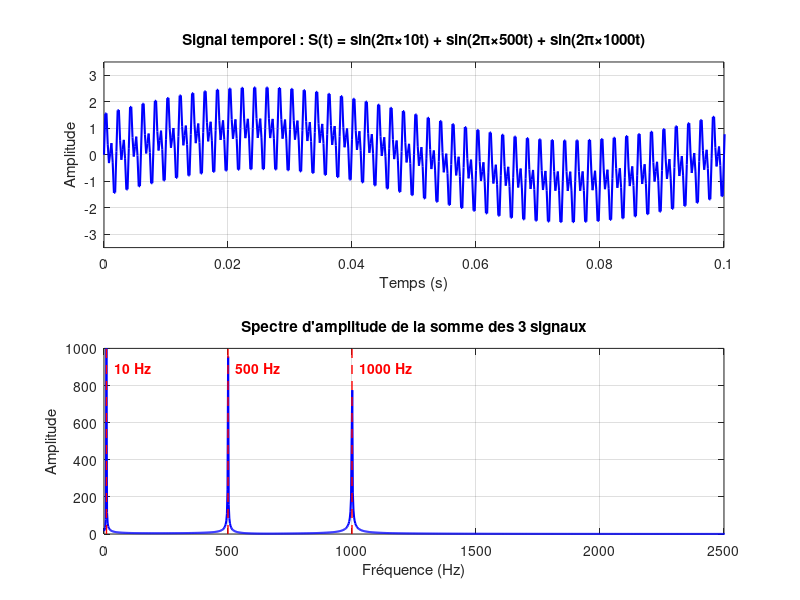

The MATLAB source for this figure:
% Fréquences des 3 signaux (en Hz)
f1 = 10;
f2 = 500;
f3 = 1000;

% Détermination de la fréquence d'échantillonnage adaptée
fmax = max([f1, f2, f3]);  % fmax = 1000 Hz
Fs_min = 2 * fmax;          % Fs_min = 2000 Hz

% Choix d'une fréquence d'échantillonnage avec marge de sécurité
% On prend 5 fois la fréquence maximale pour avoir une excellente qualité
Fs = 5 * fmax;              % Fs = 5000 Hz
fprintf('Fréquence maximale du signal : %d Hz\n', fmax);
fprintf('Fréquence de Nyquist minimale : %d Hz\n', Fs_min);
fprintf('Fréquence d''échantillonnage choisie : %d Hz\n\n', Fs);

% Calcul de la période d'échantillonnage (en secondes)
Ts = 1/Fs;

% Création du vecteur temps : de 0 à 1 seconde
t = 0:Ts:1-Ts;

% Choix du nombre de points FFT (puissance de 2)
N = 2048;
fprintf('Nombre de points FFT : %d\n', N);
fprintf('Résolution fréquentielle : Δf = Fs/N = %.2f Hz\n\n', Fs/N);

% Génération des 3 signaux sinusoïdaux d'amplitude 1
S1 = sin(2*pi*f1*t);  % Signal à 10 Hz
S2 = sin(2*pi*f2*t);  % Signal à 500 Hz
S3 = sin(2*pi*f3*t);  % Signal à 1000 Hz

% Calcul de la somme des 3 signaux
S_total = S1 + S2 + S3;

% Calcul de la FFT de la somme
S_total_fft = fft(S_total, N);

% Création de l'axe des fréquences (en Hz)
freq = (0:N-1) * Fs / N;

% AFFICHAGE

figure;

% Signal temporel de la somme (zoom sur les premières millisecondes)
subplot(2, 1, 1);
plot(t, S_total, 'b', 'LineWidth', 1.5);
xlabel('Temps (s)');
ylabel('Amplitude');
title('Signal temporel : S(t) = sin(2\pi×10t) + sin(2\pi×500t) + sin(2\pi×1000t)');
grid on;
xlim([0 0.1]);  % Afficher les 100 premières millisecondes
ylim([-3.5 3.5]);

% Spectre d'amplitude de la somme
subplot(2, 1, 2);
plot(freq, abs(S_total_fft), 'b', 'LineWidth', 1.5);
xlabel('Fréquence (Hz)');
ylabel('Amplitude');
title('Spectre d''amplitude de la somme des 3 signaux');
grid on;
xlim([0 Fs/2]);  % Limiter à [0, Fs/2] = [0, 2500 Hz]

% Annotation des pics principaux
hold on;
% Marquer les fréquences des 3 signaux
plot([f1 f1], [0 max(abs(S_total_fft))], 'r--', 'LineWidth', 1);
plot([f2 f2], [0 max(abs(S_total_fft))], 'r--', 'LineWidth', 1);
plot([f3 f3], [0 max(abs(S_total_fft))], 'r--', 'LineWidth', 1);
text(f1, max(abs(S_total_fft))*0.9, sprintf('  %d Hz', f1), 'Color', 'r', 'FontWeight', 'bold');
text(f2, max(abs(S_total_fft))*0.9, sprintf('  %d Hz', f2), 'Color', 'r', 'FontWeight', 'bold');
text(f3, max(abs(S_total_fft))*0.9, sprintf('  %d Hz', f3), 'Color', 'r', 'FontWeight', 'bold');
hold off;
